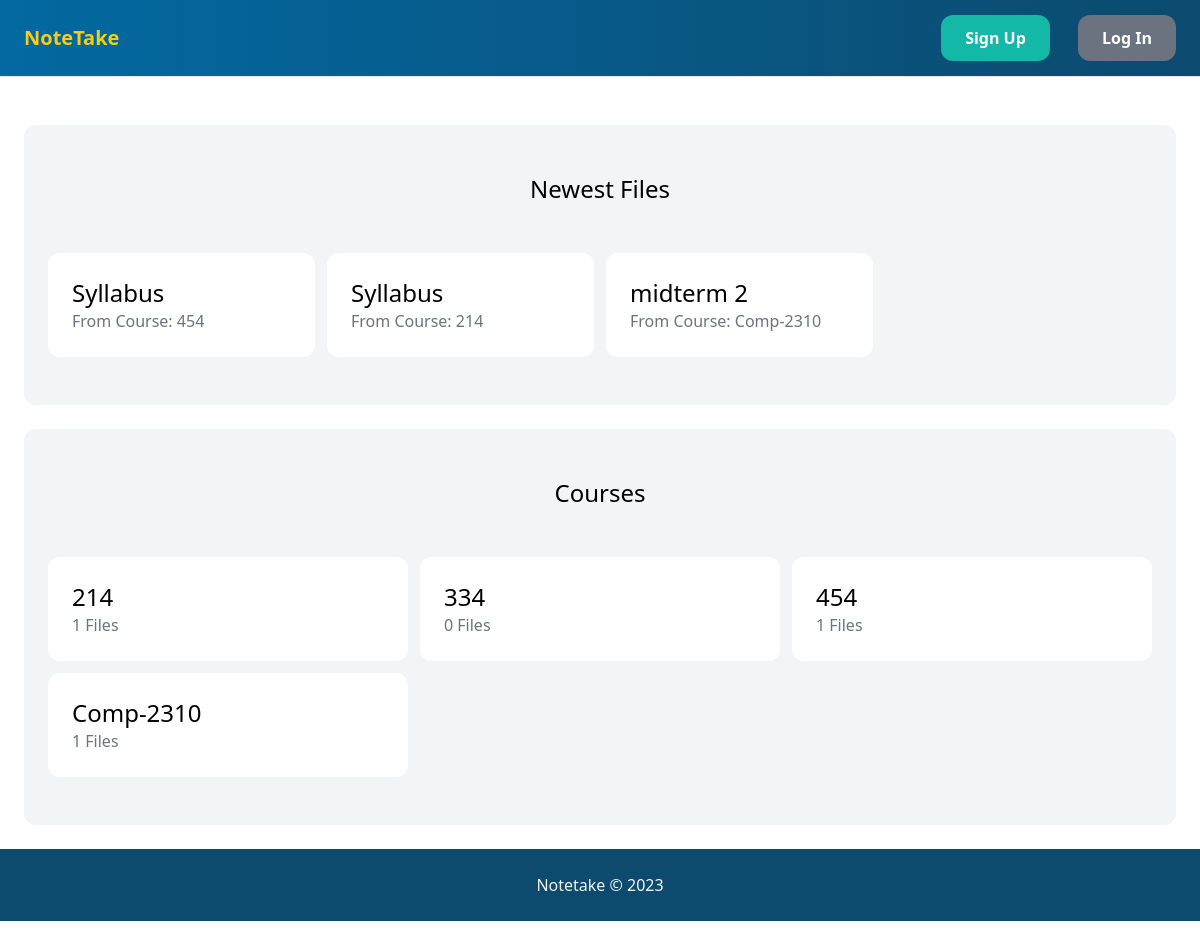
/, run on an earlier commit of the app's database.
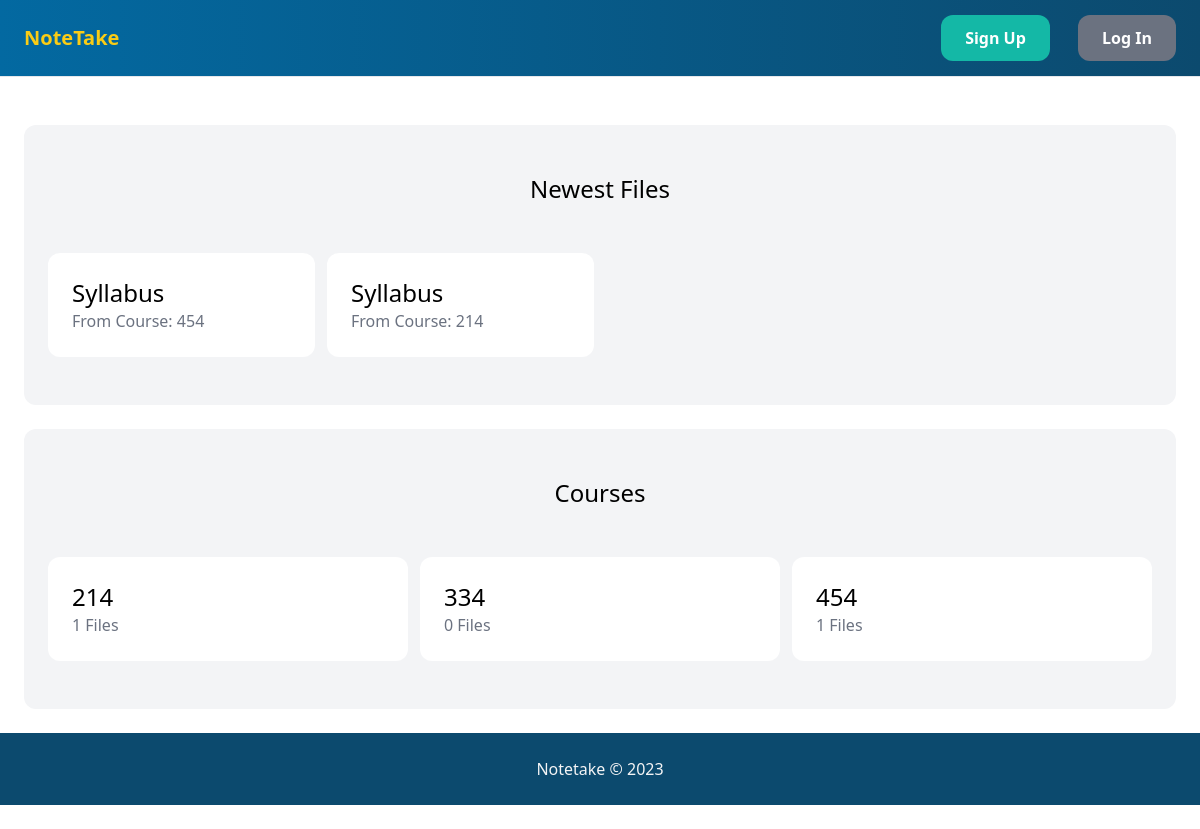
And on a later commit of the database.
### course/models.py (models this page shows, shortened)
class File(models.Model):
    course = models.ForeignKey(Course, related_name='files', on_delete=models.CASCADE)
    name = models.CharField(max_length=255)
    description = models.TextField(blank=True, null=True)
    file = models.FileField(upload_to='file_files/', blank=True, null=True)
    uploaded_by = models.ForeignKey(User, related_name='files', on_delete=models.SET_NULL, blank=True, null=True)
    uploaded_at = models.DateTimeField(auto_now_add=True)

class Course(models.Model):
    name = models.CharField(max_length=255)
    course_files = models.ManyToManyField('File', related_name='courses', blank=True)
    class Meta:
        ordering = ('name',)
        verbose_name_plural = 'Courses'
    def __str__(self):
        return self.name

### core/views.py (the view)
# urls.py: path('', views.index, name='index'),
def index(request):
    files = File.objects.all()[0:6]
    courses = Course.objects.all()
    return render(request, 'core/index.html',{
       'courses': courses,
       'files': files,
    })

### core/templates/core/index.html (shortened to what this page needs)
{% extends 'core/base.html' %}
{% block content %}
<div class="mt-6 px-6 py-12 bg-gray-100 rounded-xl">
    <h2 class="mb-12 text-2xl text-center">Newest Files</h2>
    <div class="grid grid-cols-4 gap-3">
        {% for file in files %}
            <div>
                <a href="{% url 'course:file' file.id %}">
                    <div class="p-6 bg-white rounded-xl hover:text-gray-500">
                        <h2 class="text-2xl" >{{ file.name }}</h2>
                        <p class="text-gray-500"> From Course: {{ file.course }}</p>
                    </div>
                </a>
            </div>
        {% endfor %}
    </div>
</div>
<div class="mt-6 px-6 py-12 bg-gray-100 rounded-xl">
    <h2 class="mb-12 text-2xl text-center">Courses</h2>
    <div class="grid grid-cols-3 gap-3">
        {% for course in courses %}
            <div>
                <a href="{% url 'course:course' course.id %}">
                    <div class="p-6 bg-white rounded-xl hover:text-gray-500">
                        <h2 class="text-2xl">{{ course.name }}</h2>
                        <p class="text-gray-500"> {{ course.files.count }} Files</p>
                    </div>
                </a>
            </div>
        {% endfor %}
    </div>
</div>
{% endblock %}

What changed in the data, as far as the page shows it:
removed File: name "midterm 2", course "Comp-2310"
removed Course: name "Comp-2310", files.count "1"
